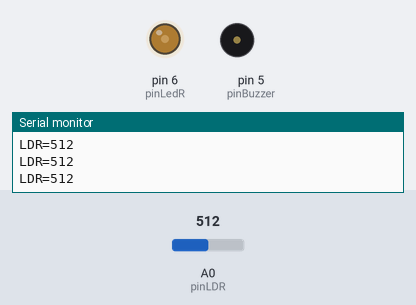
A sketch run on a simulated Arduino Uno, built with avr-gcc and run on an emulated ATmega328P. On the bench: output pins drawn as LEDs (lit = HIGH), buzzer (waves = sounding, pin HIGH), the last lines printed to the serial monitor. Inputs (shaded band) come from the test bench; at power-on: A0 (pinLDR) = 512.

Above: at 1.2 s.
1.3 s: A0 (pinLDR) set to 989
At 2.5 s:
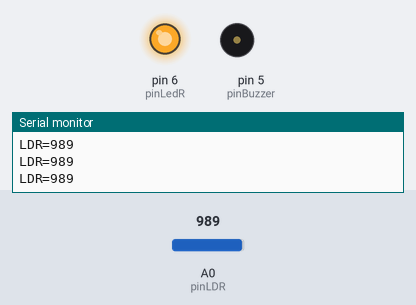
2.8 s: A0 (pinLDR) set to 1009
At 3.8 s:
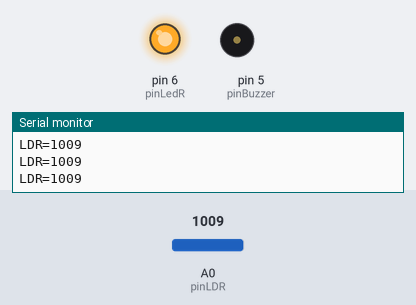
4.3 s: A0 (pinLDR) set to 11
At 4.8 s:
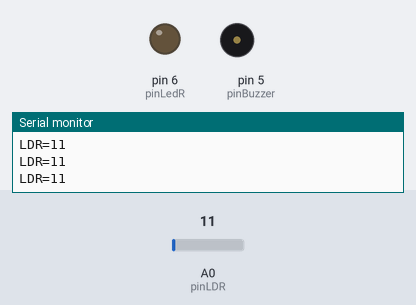
5.8 s: A0 (pinLDR) set to 8
7.3 s: A0 (pinLDR) set to 306
At 8.2 s:
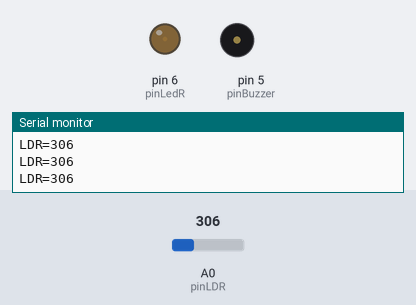
8.8 s: A0 (pinLDR) set to 122
At 9.6 s:
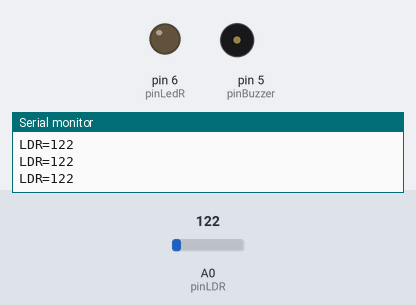
Timing chart, 0 to 11.3 s (numbered marks = the images above; inputs shaded):
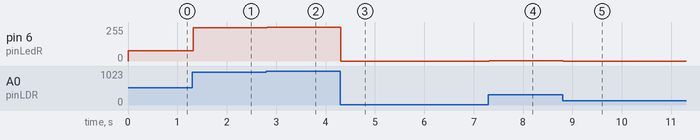

Measured:
- after the input at 1.3 s, pin 6 (pinLedR): 77/255 → 250/255 at once
- after the input at 2.8 s, pin 6 (pinLedR): 250/255 → 255/255 at once
- after the input at 4.3 s, pin 6 (pinLedR): 255/255 → 0/255 at once
- after the input at 7.3 s, pin 6 (pinLedR): 0/255 → 2/255 at once
- after the input at 8.8 s, pin 6 (pinLedR): 2/255 → 0/255 at once

The sketch:

1_sensorldr.ino
```cpp
// INISIALISASI
int pinBuzzer = 5;
int pinLDR = A0;
int pinLedR = 6;

void setup() {
  Serial.begin(9600);
  pinMode(pinLedR, OUTPUT);
  pinMode(pinBuzzer, OUTPUT);

}


void loop() {
  // BACA DATA
  int bacaLDR = analogRead(pinLDR);
  int scaled = map(bacaLDR, 300, 1000, 0, 255);

  // PRINT
  Serial.print("LDR=");
  Serial.print(bacaLDR);
  Serial.println();

  //LOGIKA
  analogWrite(pinLedR, ((float) constrain(bacaLDR-300.0, 0, 1000-300))/(1000-300) * 255);
}
```
